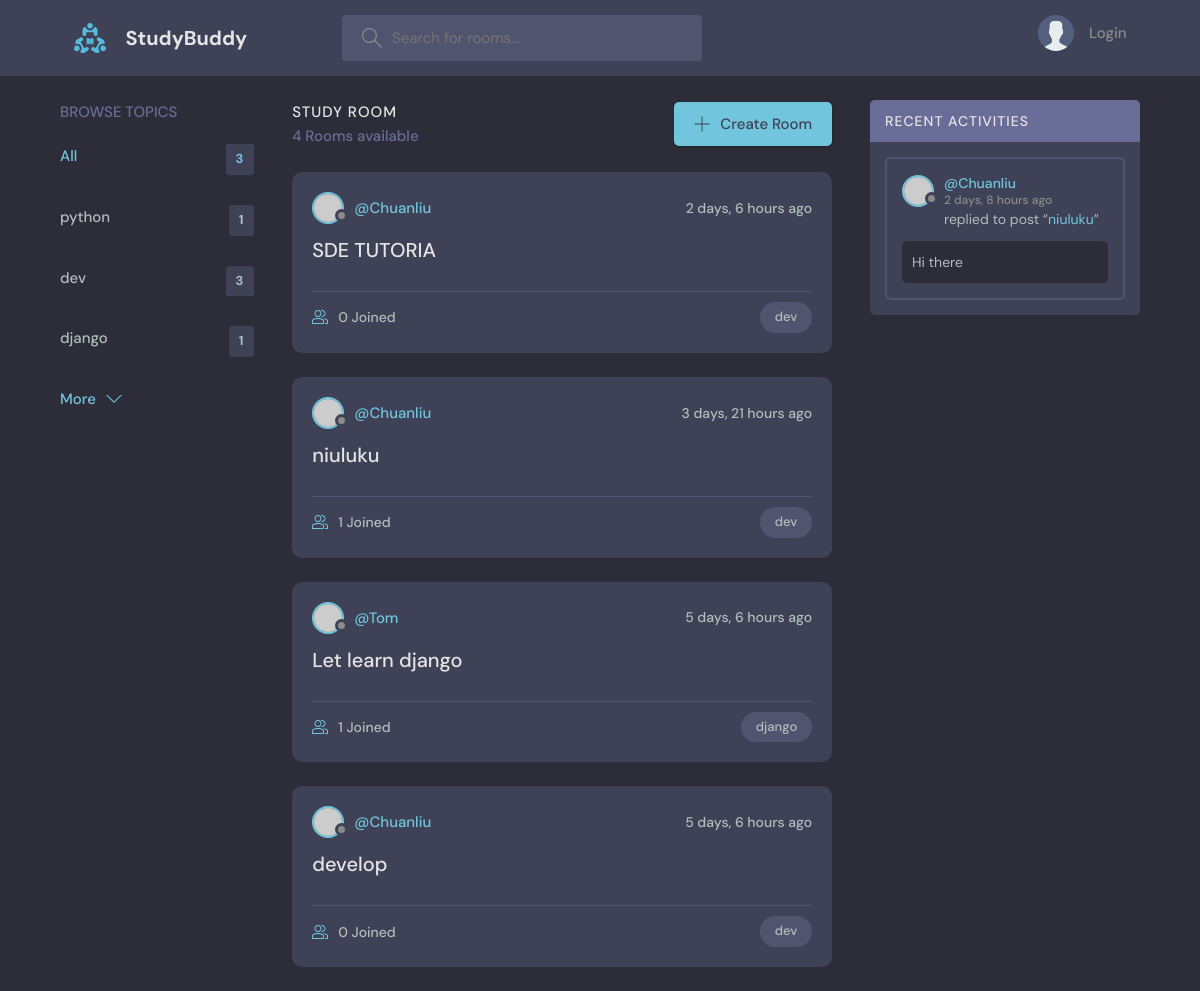
/?q=dev, run on the app's committed database.
### base/models.py (models this page shows, shortened)
class Topic(models.Model):
    name = models.CharField(max_length = 200)

class Room(models.Model):
    host = models.ForeignKey(User, on_delete=models.SET_NULL, null=True)
    topic = models.ForeignKey(Topic, on_delete=models.SET_NULL, null=True)
    name = models.CharField(max_length=200)
    description = models.TextField(null=True, blank=True)
    participants = models.ManyToManyField(User, related_name='paticapants',blank=True)
    updated = models.DateTimeField(auto_now=True) #auto_now updtae everytime
    created = models.DateTimeField(auto_now_add=True) #auto_now_add only create timestamp first creat
    class Meta:
        ordering = ['-updated','-created']
    def __str__ (self):
        return self.name

class Message(models.Model):
    user = models.ForeignKey(User, on_delete=models.CASCADE)
    room = models.ForeignKey(Room, on_delete=models.CASCADE)
    body = models.TextField()
    updated = models.DateTimeField(auto_now=True) #auto_now updtae everytime
    created = models.DateTimeField(auto_now_add=True) #auto_now_add only create timestamp first creat
    class Meta:
         ordering = ['-updated', '-created']
    def __str__(self) -> str:
        return self.body

### base/views.py (the view)
# urls.py: path('', views.home, name="home"),
def home(request):
    if request.GET.get('q')!=None:
        q = request.GET.get('q')
    else: q = ''
    rooms = Room.objects.filter(
        Q(topic__name__icontains = q)|
        Q(name__icontains = q)|
        Q(description__icontains = q)
        )
    topics = Topic.objects.all()
    room_count = rooms.count()
    showMessages = Message.objects.filter(
        Q(room__topic__name__icontains = q)
    )
    context = {'rooms': rooms, 'topics':topics, 'room_count':room_count, 'showMessages':showMessages}
    return render(request, 'base/home.html', context)

### base/templates/base/home.html (shortened to what this page needs)
{% extends 'main.html' %}
    {% block content %}
    <main class="layout layout--3">
      <div class="container">
        {% include 'base/topic_component.html' %}
        <div class="roomList">
          <div class="roomList__header">
            <div>
              <h2>Study Room</h2>
              <p>{{room_count}} Rooms available</p>
            </div>
            <a class="btn btn--main" href="create-room.html">
              <svg version="1.1" xmlns="http://www.w3.org/2000/svg" width="32" height="32" viewBox="0 0 32 32">
                <title>add</title>
                <path
                  d="M16.943 0.943h-1.885v14.115h-14.115v1.885h14.115v14.115h1.885v-14.115h14.115v-1.885h-14.115v-14.115z"
                ></path>
              </svg>
              Create Room
            </a>
          </div>
          {% include 'base/feed_component.html' %}
        </div>
        {% include 'base/activity_component.html' %}
      </div>
    </main>
    {% endblock content %}

### base/templates/base/topic_component.html
<div class="topics">
    <div class="topics__header">
      <h2>Browse Topics</h2>
    </div>
    <ul class="topics__list">
      <li>
        <a href="{% url 'home' %}" class="active">All <span>{{topics.count}}</span></a>
      </li>
    {% for topic in topics %}
      <li>
        <a href="{% url 'home'%}?q={{topic.name}}">{{topic.name}} <span>{{topic.room_set.all.count}}</span></a>
      </li>
    {% endfor %}
    </ul>
    <a class="btn btn--link" href="topics.html">
      More
      <svg version="1.1" xmlns="http://www.w3.org/2000/svg" width="32" height="32" viewBox="0 0 32 32">
        <title>chevron-down</title>
        <path d="M16 21l-13-13h-3l16 16 16-16h-3l-13 13z"></path>
      </svg>
    </a>
  </div>

### base/templates/base/feed_component.html (shortened to what this page needs)
{% for room in rooms %}
<div class="roomListRoom">
    <div class="roomListRoom__header">
      <a href="{% url 'user-profile' room.host.id %}" class="roomListRoom__author">
        <div class="avatar avatar--small">
          <img src="https://randomuser.me/api/portraits/women/11.jpg" />
        </div>
        <span>@{{ room.host.username }}</span>
      </a>
      <div class="roomListRoom__actions">
        <span>{{ room.created|timesince}} ago</span>
      </div>
    </div>
    <div class="roomListRoom__content">
      <a href="{% url 'room' room.id %}">{{room.name}}</a>
    </div>
    <div class="roomListRoom__meta">
      <a href="{% url 'room' room.id %}" class="roomListRoom__joined">
        {{room.participants.all.count}} Joined
      </a>
      <p class="roomListRoom__topic">{{room.topic.name}}</p>
    </div>
  </div>
  {% endfor %}

### base/templates/base/activity_component.html (shortened to what this page needs)
<div class="activities">
    <div class="activities__header">
      <h2>Recent Activities</h2>
    </div>
    {% for message in showMessages %}
    <div class="activities__box">
      <div class="activities__boxHeader roomListRoom__header">
        <a href="{% url 'user-profile' message.user.id %}" class="roomListRoom__author">
          <div class="avatar avatar--small">
            <img src="https://randomuser.me/api/portraits/women/11.jpg" />
          </div>
          <p>
            @{{message.user}}
            <span>{{message.created|timesince}} ago</span>
          </p>
        </a>
      </div>
      <div class="activities__boxContent">
        <p>replied to post “<a href="{% url 'room' message.room.id %}">{{message.room}}</a>”</p>
        <div class="activities__boxRoomContent">
          {{message.body}}
        </div>
      </div>
    </div>
    {% endfor%}
  </div>

### data on the page
Topic: name "python", room_set.all.count "1"
Topic: name "dev", room_set.all.count "3"
Topic: name "django", room_set.all.count "1"
Room: host.username "Chuanliu", created "2 days, 6 hours", name "SDE TUTORIA", participants.all.count "0", topic.name "dev"
Room: host.username "Chuanliu", created "3 days, 21 hours", name "niuluku", participants.all.count "1", topic.name "dev"
Room: host.username "Tom", created "5 days, 6 hours", name "Let learn django", participants.all.count "1", topic.name "django"
Room: host.username "Chuanliu", created "5 days, 6 hours", name "develop", participants.all.count "0", topic.name "dev"
Message: user "Chuanliu", created "2 days, 8 hours", room "niuluku", body "Hi there"

### other printed values
{{ topics.count }} "3"
{{ room_count }} "4"
